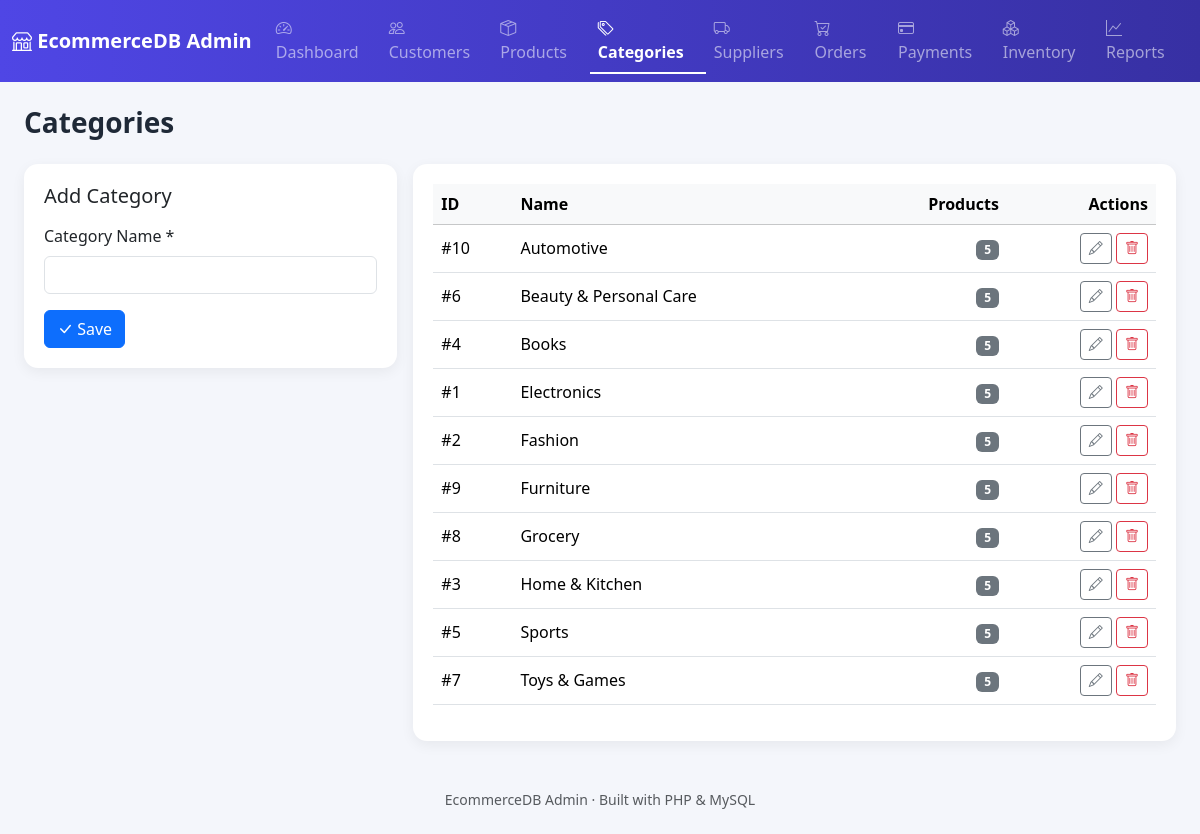
/categories.php, run on the app's committed database.
### tables this page shows
CREATE TABLE Categories(
    CategoryID INT AUTO_INCREMENT PRIMARY KEY,
    CategoryName VARCHAR(100) NOT NULL UNIQUE
);

### config.php (called while the page is built, shortened)
<?php
function h($value) {
    return htmlspecialchars((string)$value, ENT_QUOTES, 'UTF-8');
}

### categories.php (the view, shortened to what this page needs)
<?php
require 'config.php';
$editId = isset($_GET['edit']) ? (int)$_GET['edit'] : null;
$editName = '';
$categories = $pdo->query("
    SELECT c.*, COUNT(p.ProductID) AS ProductCount
    FROM Categories c
    LEFT JOIN Products p ON p.CategoryID = c.CategoryID
    GROUP BY c.CategoryID
    ORDER BY c.CategoryName
")->fetchAll();
require 'includes/header.php';
?>
<h3 class="page-title mb-4">Categories</h3>
<div class="row g-3">
  <div class="col-lg-4">
    <div class="table-card">
      <h5 class="mb-3"><?= $editId ? 'Edit Category' : 'Add Category' ?></h5>
      <form method="post">
        <div class="mb-3">
          <label class="form-label">Category Name *</label>
          <input type="text" name="CategoryName" class="form-control" value="<?= h($editName) ?>" required>
        </div>
        <button class="btn btn-primary" type="submit"><i class="bi bi-check-lg"></i> <?= $editId ? 'Update' : 'Save' ?></button>
      </form>
    </div>
  </div>
  <div class="col-lg-8">
    <div class="table-card">
      <div class="table-responsive">
        <table class="table table-hover align-middle">
          <thead class="table-light">
            <tr><th>ID</th><th>Name</th><th class="text-end">Products</th><th class="text-end">Actions</th></tr>
          </thead>
          <tbody>
          <?php foreach ($categories as $c): ?>
            <tr>
              <td>#<?= (int)$c['CategoryID'] ?></td>
              <td><?= h($c['CategoryName']) ?></td>
              <td class="text-end"><span class="badge bg-secondary"><?= (int)$c['ProductCount'] ?></span></td>
              <td class="text-end">
                <a href="categories.php?edit=<?= (int)$c['CategoryID'] ?>" class="btn btn-sm btn-outline-secondary"><i class="bi bi-pencil"></i></a>
                <a href="category_delete.php?id=<?= (int)$c['CategoryID'] ?>" class="btn btn-sm btn-outline-danger"
                   onclick="return confirm('Delete this category? Products using it must be reassigned first.');"><i class="bi bi-trash"></i></a>
              </td>
            </tr>
          <?php endforeach; ?>
          </tbody>
        </table>
      </div>
    </div>
  </div>
</div>
<?php require 'includes/footer.php'; ?>

### assets/style.css (style rules this page uses)
:root { --brand: #4f46e5; --brand-dark: #3730a3; }
body { background-color: #f4f6fb; font-family: 'Segoe UI', system-ui, -apple-system, sans-serif; }
.table-card { background: #fff; border-radius: 14px; box-shadow: 0 4px 14px rgba(0,0,0,0.06); padding: 1.25rem; }
.page-title { font-weight: 700; color: #1f2937; }

### data on the page
categories: CategoryID "10", CategoryName "Automotive", ProductCount "5"
categories: CategoryID "6", CategoryName "Beauty & Personal Care", ProductCount "5"
categories: CategoryID "4", CategoryName "Books", ProductCount "5"
categories: CategoryID "1", CategoryName "Electronics", ProductCount "5"
categories: CategoryID "2", CategoryName "Fashion", ProductCount "5"
categories: CategoryID "9", CategoryName "Furniture", ProductCount "5"
categories: CategoryID "8", CategoryName "Grocery", ProductCount "5"
categories: CategoryID "3", CategoryName "Home & Kitchen", ProductCount "5"
categories: CategoryID "5", CategoryName "Sports", ProductCount "5"
categories: CategoryID "7", CategoryName "Toys & Games", ProductCount "5"
